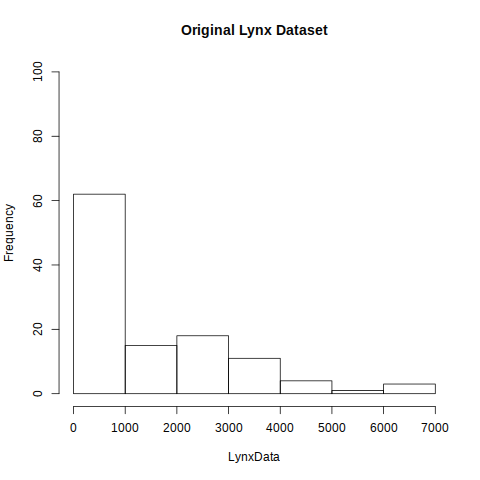

Reproduce this figure in R.
png("prob2a.png")
hist(LynxData, main = "Original Lynx Dataset", xlim = c(0, 7000), ylim = c(0, 100))
dev.off()

mean(LynxData)

sd(LynxData)
